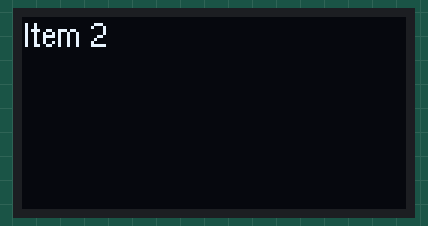
Simulated run of this sketch. Board: Arduino Uno, built with avr-gcc and run on an emulated ATmega328P. Parts: 128×64 one-colour display.

Above: at 0.1 s.
At 1.2 s:
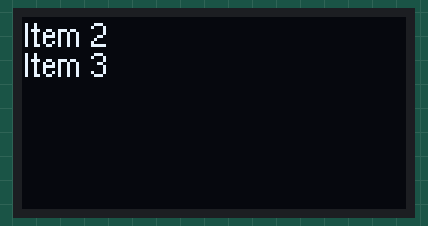
At 2.2 s:
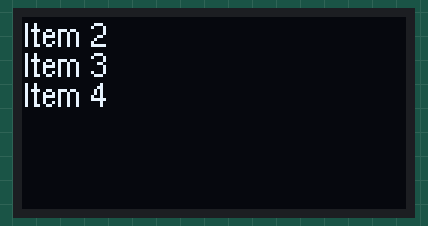
At 3.2 s:
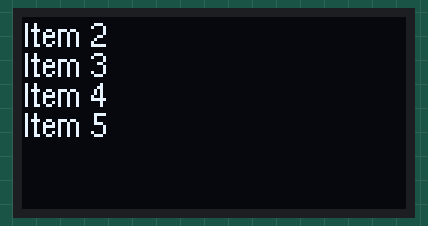

Measured:
- what the display in image 0 shows lasts 1.0 s, from 0.1 s to 1.1 s

The sketch:

test_loop_array_display.ino
```cpp
#include <U8g2lib.h>
#include <SoftwareSerial.h>
#include <TinyGPSPlus.h>
#include <string.h>
#include <math.h>
#include <Adafruit_Sensor.h>
#include <Adafruit_BNO055.h>
#include <Wire.h>
#include <utility/imumaths.h>
#include <RTClib.h>
#include <strings.h>

#ifdef U8g2_HAVE_HW_SPI
#include <SPI.h>
#endif

U8G2_SSD1306_128X64_NONAME_F_HW_I2C u8g2(U8G2_R0, /* reset=*/ U8X8_PIN_NONE);


const char* myArray[] = {"Item 1", "Item 2", "Item 3", "Item 4", "Item 5"};
const int numItems = sizeof(myArray) / sizeof(myArray[0]);

void setup() {
  u8g2.begin();
  u8g2.clearDisplay();
}

void loop() {
  u8g2.setFont(u8g2_font_helvR08_tf);
  u8g2.drawStr(0, 10, myArray[0]);
  for(int i = 1; i <6;i++)
  {
    u8g2.drawStr(0, 10*i, myArray[i]);
    u8g2.sendBuffer();
    delay(1000);
  }

}
```
